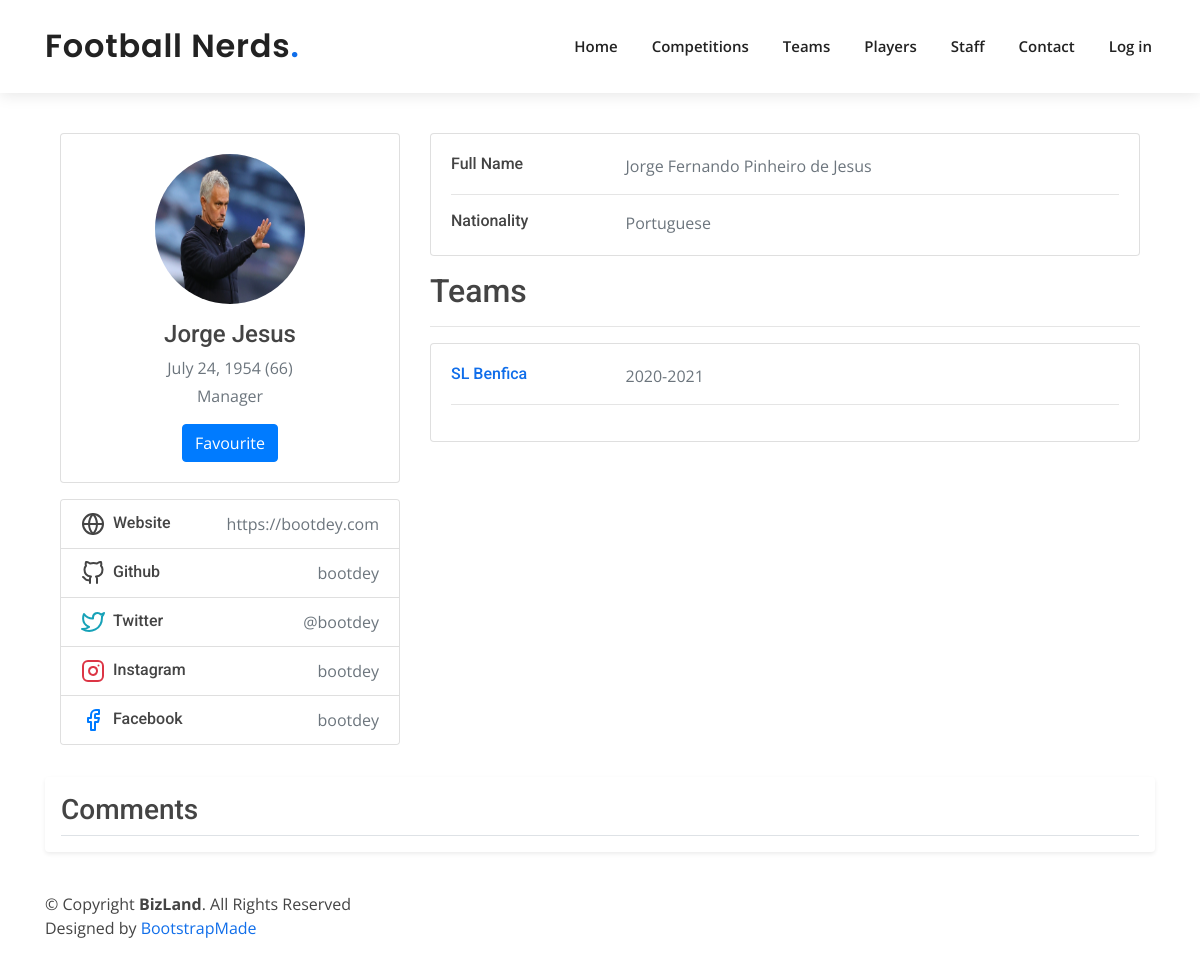
Page /staff/1 on the committed database.
### app/models.py (models this page shows, shortened)
class Staff(models.Model):
    full_name = models.CharField(max_length=120)
    name = models.CharField(max_length=90)
    birthday = models.DateField()
    nationality = models.CharField(max_length=70)
    function = models.CharField(max_length=70)
    staff_img = models.CharField(max_length=100, default="default_staff.png")

class Team(models.Model):
    full_name = models.CharField(max_length=70)
    name = models.CharField(max_length=70)
    abreviated_name = models.CharField(max_length=4)
    founding_year = models.IntegerField()
    club_badge_img = models.CharField(max_length=100, default="default_club.png")
    city = models.CharField(max_length=20)
    country = models.CharField(max_length=20)
    players = models.ManyToManyField(Player, through='PlayerPlaysFor')
    formation = models.CharField(max_length=5, validators=[RegexValidator(
        regex='[0-9]{1}-[0-9]{1}-[0-9]{1}',
        message='Season must follow the format number-number-number',
        code='invalid_formation'
    )])

class StaffManages(models.Model):
    staff = models.ForeignKey(Staff, on_delete=models.CASCADE)
    team = models.ForeignKey(Team, on_delete=models.CASCADE)
    season = models.CharField(max_length=9, validators=[RegexValidator(
        regex='[0-9]{4}-[0-9]{4}',
        message='Season must follow the format year-year',
        code='invalid_season'
    )])

### app/views.py (the view)
# urls.py: path('staff/<int:id>', views.staff_details, name='staff_details'),
def staff_details(request, id):
    t_parms = {
        'staff': Staff.objects.get(id=id),
        'teams': Team.objects.filter(staffmanages__staff_id=id),
        'seasons': StaffManages.objects.filter(staff_id=id),
        'age': int((datetime.date.today() - Staff.objects.get(id=id).birthday).days / 365)
    }
    return render(request, 'staff_details.html', t_parms)

### templates/staff_details.html (shortened to what this page needs)
{% extends 'layout.html' %}
{% load static %}
{% block content %}
<div class="container" style="padding-top: 40px">
    <div class="main-body">
          <div class="row gutters-sm">
            <div class="col-md-4 mb-3">
              <div class="card">
                <div class="card-body">
                  <div class="d-flex flex-column align-items-center text-center">
                    <img src="{% static 'img/mourinhotest.jpg' %}" alt="Admin" class="rounded-circle" width="150" height="150">
                    <div class="mt-3">
                      <h4>{{ staff.name }}</h4>
                      <p class="text-secondary mb-1">{{ staff.birthday }} ({{ age }})</p>
                      <p class="text-muted font-size-sm">{{ staff.function }}</p>
                      <button class="btn btn-primary">Favourite</button>
                    </div>
                  </div>
                </div>
              </div>
              <div class="card mt-3">
                <ul class="list-group list-group-flush">
                  <li class="list-group-item d-flex justify-content-between align-items-center flex-wrap">
                    <h6 class="mb-0">Website</h6>
                    <span class="text-secondary">https://bootdey.com</span>
                  </li>
                  <li class="list-group-item d-flex justify-content-between align-items-center flex-wrap">
                    <h6 class="mb-0">Github</h6>
                    <span class="text-secondary">bootdey</span>
                  </li>
                  <li class="list-group-item d-flex justify-content-between align-items-center flex-wrap">
                    <h6 class="mb-0">Twitter</h6>
                    <span class="text-secondary">@bootdey</span>
                  </li>
                  <li class="list-group-item d-flex justify-content-between align-items-center flex-wrap">
                    <h6 class="mb-0">Instagram</h6>
                    <span class="text-secondary">bootdey</span>
                  </li>
                  <li class="list-group-item d-flex justify-content-between align-items-center flex-wrap">
                    <h6 class="mb-0">Facebook</h6>
                    <span class="text-secondary">bootdey</span>
                  </li>
                </ul>
              </div>
            </div>
            <div class="col-md-8">
              <div class="card mb-3">
                <div class="card-body">
                  <div class="row">
                    <div class="col-sm-3">
                      <h6 class="mb-0">Full Name</h6>
                    </div>
                    <div class="col-sm-9 text-secondary">
                        {{staff.full_name}}
                    </div>
                  </div>
                  <hr>
                  <div class="row">
                    <div class="col-sm-3">
                      <h6 class="mb-0">Nationality</h6>
                    </div>
                    <div class="col-sm-9 text-secondary">
                        {{staff.nationality}}
                    </div>
                  </div>
                </div>
              </div>
                    <h2>Teams</h2>
                    <hr>
                    <div class="card mb-3">
                <div class="card-body">
                    {% for team in teams %}
                  <div class="row">
                    <div class="col-sm-3">
                      <a href="{% url 'teams' %}{{ team.id }}"><h6 class="mb-0">{{ team.name}}</h6></a>
                    </div>
                      {% for sea in seasons %}
                      {% if sea.team.id == team.id %}
                    <div class="col-sm-9 text-secondary">
                        {{sea.season}}
                    </div>
                      {% endif %}
                      {% endfor %}
                    {% endfor %}
                  </div>
                  <hr>
                    </div>
                </div>
                </div>
            </div>
          </div>
        </div>
          <div class="my-3 p-3 bg-body rounded shadow-sm">
            <h3 class="border-bottom pb-2 mb-0">Comments</h3>
            </div>
          </div>
{% endblock %}

### app/static/css/style.css (style rules this page uses)
body { font-family: "Open Sans", sans-serif; color: #444444; }
a { color: #106eea; }
h1, h2, h3, h4, h5, h6 { font-family: "Roboto", sans-serif; }

### rows in the picture
Staff: name "Jorge Jesus", birthday "July 24, 1954", function "Manager", full_name "Jorge Fernando Pinheiro de Jesus", nationality "Portuguese"
Team: name "SL Benfica"
StaffManages: season "2020-2021"

### other values in the picture
{{ age }} "66"
